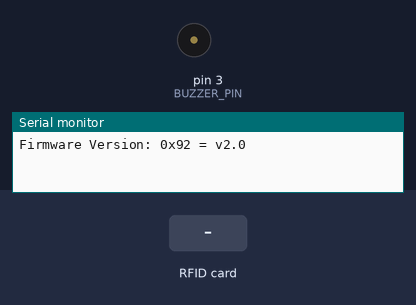
The sketch below on a simulated Arduino Uno, built with avr-gcc and run on an emulated ATmega328P. Parts: buzzer (waves = sounding), the last lines printed to the serial monitor. The inputs (shaded band) are chosen by the test bench.

Above: at 1.2 s.
1.3 s: RFID card 5E 7A 19 C4 held to the reader
At 1.8 s:
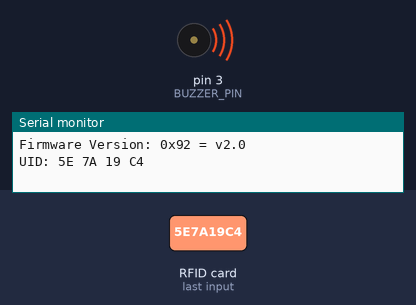
Timing chart, 0 to 4.3 s (numbered marks = the images above; inputs shaded):
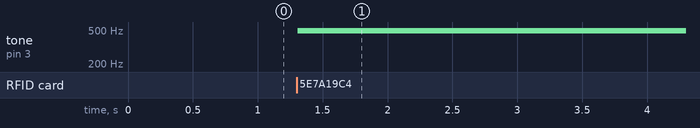

Measured:
- after the input at 1.3 s, tone on pin 3 (BUZZER_PIN): silent → 490 Hz at once

The sketch:

rfid-controller.ino
```cpp
/*
 * -------------------------------------
 *             MFRC522      Arduino
 *             Reader/PCD   Uno/101
 * Signal      Pin          Pin
 * -------------------------------------
 * RST/Reset   RST          9
 * SPI SS      SDA(SS)      10
 * SPI MOSI    MOSI         11 / ICSP-4
 * SPI MISO    MISO         12 / ICSP-1
 * SPI SCK     SCK          13 / ICSP-3
 */

#include <SPI.h>
#include <MFRC522.h>

#define RST_PIN 9
#define SS_PIN 10
#define BUZZER_PIN 3
#define BUZZER_DURATION 150
#define BUZZER_TONE 800

MFRC522 mfrc522(SS_PIN, RST_PIN); // Create MFRC522 instance

void setup()
{
    Serial.begin(115200); // Initialize serial communications with the PC
    while (!Serial)
    {
        // Do nothing if no serial port is opened (added for Arduinos based on ATMEGA32U4)
    }

    SPI.begin();                       // Init SPI bus
    mfrc522.PCD_Init();                // Init MFRC522
    mfrc522.PCD_DumpVersionToSerial(); // Show details of PCD - MFRC522 Card Reader details

    pinMode(BUZZER_PIN, OUTPUT); // Init buzzer
}

void loop()
{
    // Reset the loop if no new card present on the sensor/reader. This saves the entire process when idle.
    if (!mfrc522.PICC_IsNewCardPresent())
    {
        return;
    }

    // Select one of the cards
    if (!mfrc522.PICC_ReadCardSerial())
    {
        return;
    }

    // Print uid
    Serial.print("UID:");
    for (byte i = 0; i < mfrc522.uid.size; i++)
    {
        if (mfrc522.uid.uidByte[i] < 0x10)
            Serial.print(F(" 0"));
        else
            Serial.print(F(" "));
        Serial.print(mfrc522.uid.uidByte[i], HEX);
    }
    Serial.println();

    // Stop processing current picc
    mfrc522.PICC_HaltA();

    // Sound
    analogWrite(BUZZER_PIN, BUZZER_TONE); // enable buzzer
    delay(BUZZER_DURATION);
    analogWrite(BUZZER_PIN, 0); // disable buzzer
}
```
